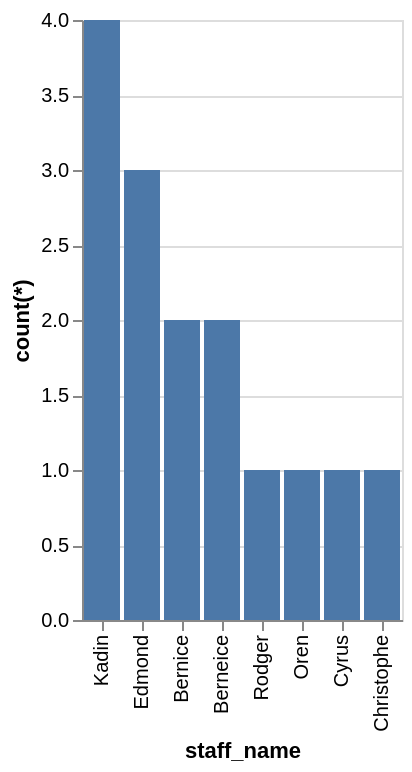

Write a Vega-Lite specification for this figure.
### Vega-Lite specification from a JSON file in a GitHub repository (floating-point values rounded to 4 significant figures)
{"data": {"values": [{"x_data": "Kadin", "y_data": 4}, {"x_data": "Edmond", "y_data": 3}, {"x_data": "Bernice", "y_data": 2}, {"x_data": "Berneice", "y_data": 2}, {"x_data": "Rodger", "y_data": 1}, {"x_data": "Oren", "y_data": 1}, {"x_data": "Cyrus", "y_data": 1}, {"x_data": "Christophe", "y_data": 1}]}, "mark": "bar", "encoding": {"x": {"field": "x_data", "type": "nominal", "title": "staff_name", "sort": {"op": "sum", "field": "y_data", "order": "descending"}}, "y": {"field": "y_data", "type": "quantitative", "title": "count(*)"}}}
